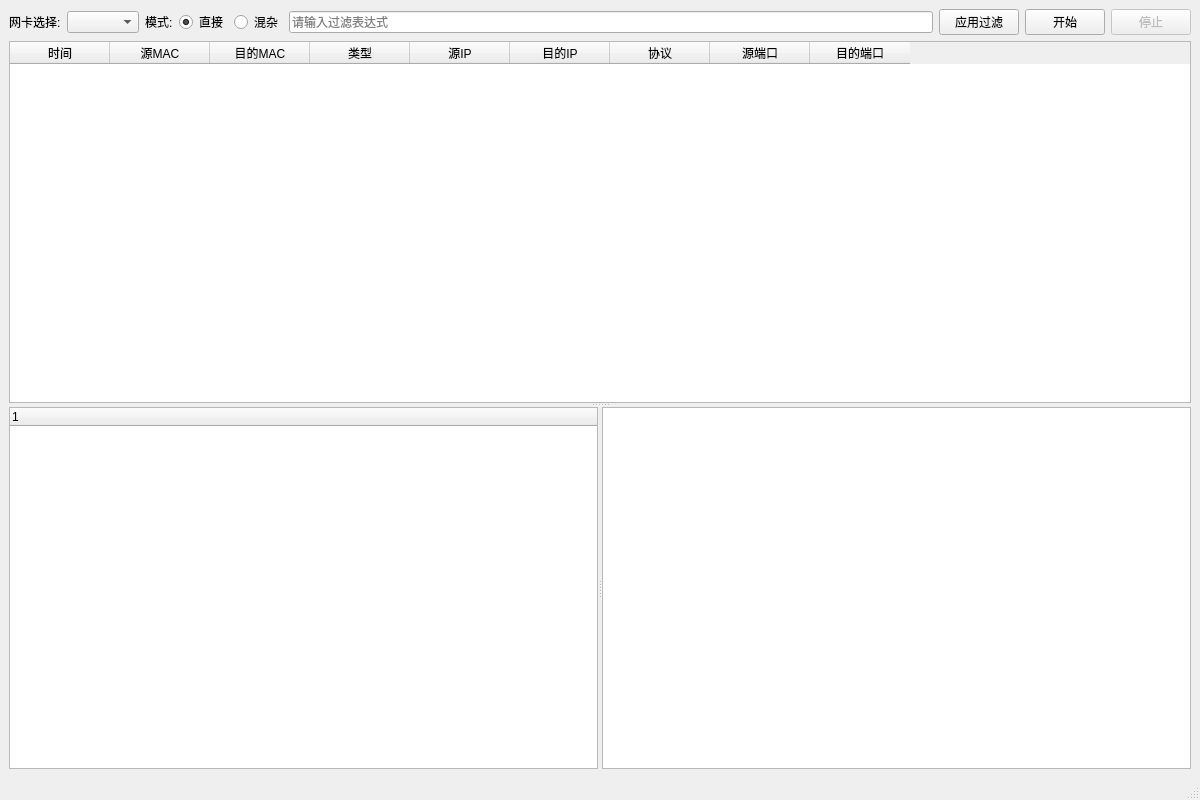
<?xml version="1.0" encoding="UTF-8"?>
<ui version="4.0">
 <class>MainWindow</class>
 <widget class="QMainWindow" name="MainWindow">
  <property name="geometry">
   <rect>
    <x>0</x>
    <y>0</y>
    <width>1200</width>
    <height>800</height>
   </rect>
  </property>
  <property name="windowTitle">
   <string>网络协议分析器</string>
  </property>
  <widget class="QWidget" name="centralwidget">
   <layout class="QVBoxLayout" name="verticalLayout">
    <item>
     <layout class="QHBoxLayout" name="topControlLayout">
      <item>
       <widget class="QLabel" name="labelAdapter">
        <property name="text">
         <string>网卡选择:</string>
        </property>
       </widget>
      </item>
      <item>
       <widget class="QComboBox" name="comboAdapter"/>
      </item>
      <item>
       <widget class="QLabel" name="labelMode">
        <property name="text">
         <string>模式:</string>
        </property>
       </widget>
      </item>
      <item>
       <widget class="QRadioButton" name="radioDirect">
        <property name="text">
         <string>直接</string>
        </property>
        <property name="checked">
         <bool>true</bool>
        </property>
       </widget>
      </item>
      <item>
       <widget class="QRadioButton" name="radioPromiscuous">
        <property name="text">
         <string>混杂</string>
        </property>
       </widget>
      </item>
      <item>
       <widget class="QLineEdit" name="editFilterExpr">
        <property name="placeholderText">
         <string>请输入过滤表达式</string>
        </property>
       </widget>
      </item>
      <item>
       <widget class="QPushButton" name="btnApplyFilter">
        <property name="text">
         <string>应用过滤</string>
        </property>
       </widget>
      </item>
      <item>
       <widget class="QPushButton" name="btnStart">
        <property name="text">
         <string>开始</string>
        </property>
       </widget>
      </item>
      <item>
       <widget class="QPushButton" name="btnStop">
        <property name="enabled">
         <bool>false</bool>
        </property>
        <property name="text">
         <string>停止</string>
        </property>
       </widget>
      </item>
     </layout>
    </item>
    <item>
     <widget class="QSplitter" name="mainSplitter">
      <property name="orientation">
       <enum>Qt::Orientation::Vertical</enum>
      </property>
      <widget class="QTableWidget" name="tablePackets">
       <column>
        <property name="text">
         <string>时间</string>
        </property>
       </column>
       <column>
        <property name="text">
         <string>源MAC</string>
        </property>
       </column>
       <column>
        <property name="text">
         <string>目的MAC</string>
        </property>
       </column>
       <column>
        <property name="text">
         <string>类型</string>
        </property>
       </column>
       <column>
        <property name="text">
         <string>源IP</string>
        </property>
       </column>
       <column>
        <property name="text">
         <string>目的IP</string>
        </property>
       </column>
       <column>
        <property name="text">
         <string>协议</string>
        </property>
       </column>
       <column>
        <property name="text">
         <string>源端口</string>
        </property>
       </column>
       <column>
        <property name="text">
         <string>目的端口</string>
        </property>
       </column>
      </widget>
      <widget class="QSplitter" name="splitterDetails">
       <property name="orientation">
        <enum>Qt::Orientation::Horizontal</enum>
       </property>
       <widget class="QTreeWidget" name="treeProtocol">
        <column>
         <property name="text">
          <string/>
         </property>
        </column>
       </widget>
       <widget class="QWidget" name="widgetHexView">
        <layout class="QVBoxLayout" name="verticalLayout_2">
         <item>
          <widget class="QTextEdit" name="textHexData">
           <property name="readOnly">
            <bool>true</bool>
           </property>
          </widget>
         </item>
        </layout>
       </widget>
      </widget>
     </widget>
    </item>
   </layout>
  </widget>
  <widget class="QMenuBar" name="menubar">
   <property name="geometry">
    <rect>
     <x>0</x>
     <y>0</y>
     <width>1200</width>
     <height>22</height>
    </rect>
   </property>
  </widget>
  <widget class="QStatusBar" name="statusbar"/>
 </widget>
 <resources/>
 <connections/>
</ui>
